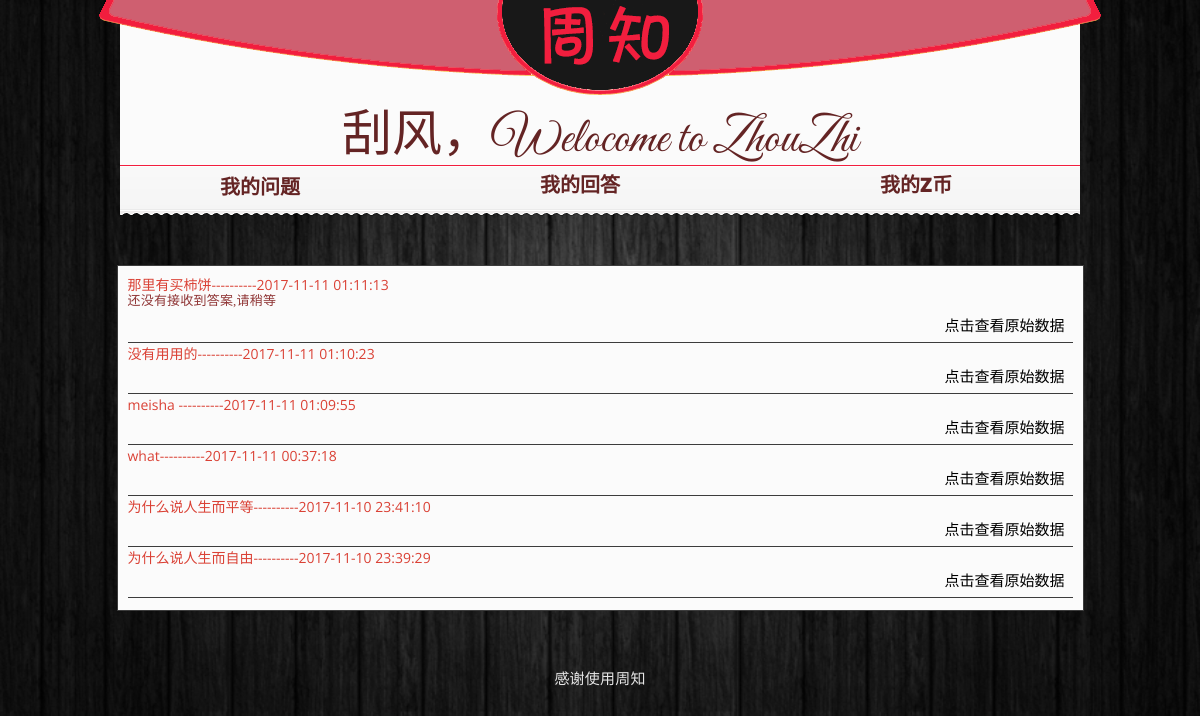
/persion (signed in), run on the app's committed database.
### zhou/models.py (models this page shows, shortened)
class Question(models.Model):
    qustion_user = models.ForeignKey(User)
    content = models.TextField(null=False)
    time = models.CharField(max_length=30)
    def __unicode__(self):  # 在Python3中用 __str__ 代替 __unicode__
        return self.content

class Answer(models.Model):
    quesion_answer = models.ForeignKey(Question,related_name='answer')
    answer_rank = models.IntegerField()
    time = models.CharField(max_length=30,null=True)
    answer_text = models.TextField(default='还没有接收到答案,请稍等')

### zhou/views.py (the view)
# urls.py: url(r'^persion', views.persion),
@login_required
def persion(request):
    context = {}
    context['name'] = request.session['name']
    user = User.objects.get(username=context['name'])
    questions = user.question_set.order_by("time")
    questions.reverse
    question_list=[]
    question_anwser_list={}
    i=0
    tmp={}
    for question in questions:
        i=i+1
        question_time=question.time
        question_id=question.id
        an = question.answer
        ans = an.order_by("answer_rank")
        texts = ans.all().values_list('answer_text')
        answer_list = []
        for text in texts:
            text = "".join(tuple(text))
            answer_list.append(text)
        question_anwser_list['id']=question_id
        question_anwser_list['time']=question_time
        question_anwser_list['quesition']=question
        question_anwser_list['answers']=texts
        tmp[i]=question_anwser_list.copy()
        question_list.append(tmp[i])
    question_list.reverse()
    context['questions']=question_list
    return render(request, 'persion_question.html', context)

### templates/persion_question.html (shortened to what this page needs)
{% extends 'persion_base.html' %}
{% block root %}
<div id="myq">
{% for list in questions %}
        <div class="myq">
           <h4>  {{ list.quesition }}----------{{ list.time }}</h4>
    {% for answer in list.answers %}
         <p>
         {% for a in answer %}
             {{ a }}
             {% endfor %}
        </p>
        {% endfor %}
        <a href="{% url "question_id" list.id  %}" class="ca">点击查看原始数据</a>
    </div>
{% endfor %}
</div>
{% endblock %}

### zhou/static/dlzc/css/style.css (style rules this page uses)
html, body, div, span, applet, object, iframe, h1, h2, h3, h4, h5, h6, p, blockquote, pre, a, abbr, acronym, address, big, cite, code, del, dfn, em, img, ins, kbd, q, s, samp, small, strike, strong, sub, sup, tt, var, b, u, i, center, dl, dt, dd, ol, ul, li, fieldset, form, label, legend, table, caption, tbody, tfoot, thead, tr, th, td, article, aside, canvas, details, embed, figure, figcaption, footer, header, hgroup, menu, nav, output, ruby, section, summary, time, mark, audio, video { margin: 0; padding: 0; border: 0; font-size: 100%; font: inherit; vertical-align: baseline; }
body { line-height: 1; }
a { text-decoration: none; }
body { background: url(../images/back.jpg) no-repeat; background-position: top center; background-size: 100%; font-family: 'Open Sans', sans-serif; font-weight: 300; }
h4 { font-size: 14px; color: #da4135; font-weight: 400; margin-bottom: 10px; }
p { color: #903737; font-size: 12px; line-height: 18px; font-weight: 500; letter-spacing: 0.2px; }
a { color: #da4135; font-size:13px }

### zhou/static/dlzc/css/grzx.css (style rules this page uses)
body,div,img,p,ul,li,dl,dt,dd,h1,h2,h3,h4,h5,h6 { margin: 0;padding: 0; }
a { color: #000;text-decoration: none;font-size: 15px }
body { background: url(../images/back.jpg) repeat; background-position: top center; background-size: 100%; font-family: 'Open Sans', sans-serif; font-weight: 300; }
#myq { margin:5px auto 10px; width: 945px; background-color: #fbfbfb; padding: 10px; border: 1px solid #3c3c3c; }
.myq { padding: 2px 0 4px 0; margin-bottom: 2px; border-bottom: 1px solid #3c3c3c; }
.myq p { font-size: 13px; font-family: 微软雅黑; }
.myq a { height: 20px; display: block; margin-right: 8px; margin-top: 8px; text-align: right; font-size: 15px; }

### data on the page
Question: quesition "那里有买柿饼", time "2017-11-11 01:11:13"
Answer: answer_text "还没有接收到答案,请稍等"
Question: quesition "没有用用的", time "2017-11-11 01:10:23"
Question: quesition "meisha", time "2017-11-11 01:09:55"
Question: quesition "what", time "2017-11-11 00:37:18"
Question: quesition "为什么说人生而平等", time "2017-11-10 23:41:10"
Question: quesition "为什么说人生而自由", time "2017-11-10 23:39:29"

### other printed values
{{ name }} "刮风"
